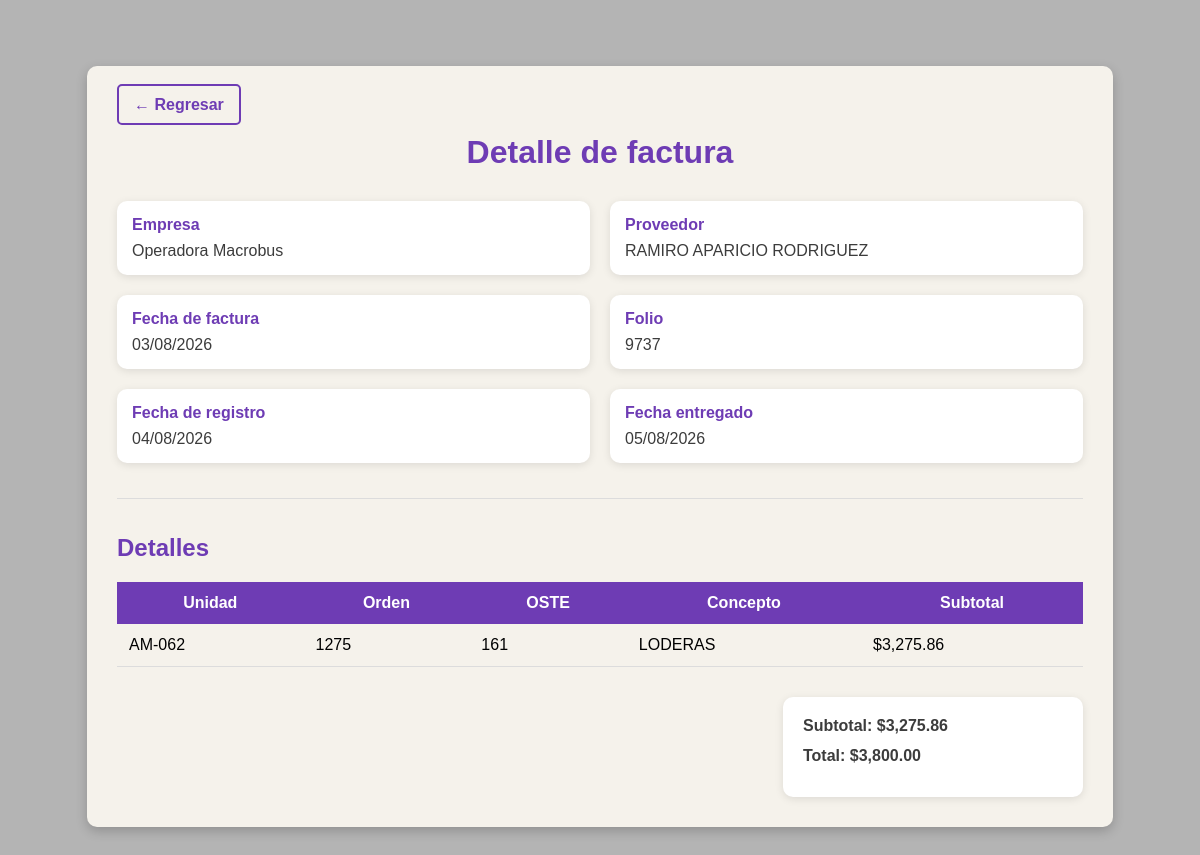
Screenshot of /factura_detalle.php?id=370 (signed in) with the database file from the repository.
### tables this page shows
CREATE TABLE `factura` (
  `id` int(11) NOT NULL,
  `id_empresa` int(11) NOT NULL,
  `id_provedor` int(11) NOT NULL,
  `folio` varchar(20) NOT NULL,
  `fecha` date NOT NULL,
  `total` decimal(10,2) NOT NULL,
  `estado` int(11) NOT NULL DEFAULT 0,
  `fecha_registro` date NOT NULL,
  `fecha_entregado` date DEFAULT NULL
);

CREATE TABLE `empresa` (
  `id` int(11) NOT NULL,
  `nombre` varchar(255) NOT NULL,
  `eliminado` int(1) NOT NULL DEFAULT 0
);

CREATE TABLE `provedores` (
  `id` int(11) NOT NULL,
  `nombre` varchar(255) NOT NULL,
  `irs` int(11) NOT NULL DEFAULT 0,
  `eliminado` int(1) NOT NULL DEFAULT 0
);

CREATE TABLE `detalle_factura` (
  `id` int(11) NOT NULL,
  `concepto` varchar(255) NOT NULL,
  `subtotal` decimal(10,2) NOT NULL,
  `id_autobus` int(11) DEFAULT NULL,
  `id_factura` int(11) NOT NULL,
  `oste` varchar(20) DEFAULT NULL,
  `orden` varchar(20) DEFAULT NULL
);

CREATE TABLE `autobus` (
  `id` int(11) NOT NULL,
  `unidad` varchar(255) NOT NULL,
  `id_empresa` int(11) NOT NULL,
  `eliminado` int(1) NOT NULL DEFAULT 0
);

### factura_detalle.php (the view, shortened to what this page needs)
<?php
$con = conecta();
$id = isset($_GET['id']) ? intval($_GET['id']) : 0;
$sql = "SELECT
            f.*,
            e.nombre AS empresa,
            p.nombre AS proveedor
        FROM factura f
        INNER JOIN empresa e ON f.id_empresa = e.id
        INNER JOIN provedores p ON f.id_provedor = p.id
        WHERE f.id = $id";
$res = $con->query($sql);
$factura = $res->fetch_assoc();
$sql = "SELECT
            d.*,
            a.unidad
        FROM detalle_factura d
        LEFT JOIN autobus a ON d.id_autobus = a.id
        WHERE d.id_factura = $id
        ORDER BY d.id";
$resDetalles = $con->query($sql);
?>
<!DOCTYPE html>
<html lang="es">
<head>
    <link rel="stylesheet" href="css/factura_detalle.css">
</head>
<body>
<div class="contenedor">
    <div class="barra">
        <a href="facturas.php" class="btnRegresar">← Regresar</a>
    </div>
    <h1>Detalle de factura</h1>
    <div class="info">
        <div class="campo">
            <label>Empresa</label>
            <span><?= htmlspecialchars($factura['empresa']) ?></span>
        </div>
        <div class="campo">
            <label>Proveedor</label>
            <span><?= htmlspecialchars($factura['proveedor']) ?></span>
        </div>
        <div class="campo">
            <label>Fecha de factura</label>
            <span><?= date('d/m/Y', strtotime($factura['fecha'])) ?></span>
        </div>
        <div class="campo">
            <label>Folio</label>
            <span><?= htmlspecialchars($factura['folio']) ?></span>
        </div>
        <div class="campo">
            <label>Fecha de registro</label>
            <span><?= date('d/m/Y', strtotime($factura['fecha_registro'])) ?></span>
        </div>
        <div class="campo">
            <label>Fecha entregado</label>
            <span>
                <?php
                if(
                    $factura['fecha_entregado'] &&
                    $factura['fecha_entregado'] != '0000-00-00'
                ){
                    echo date('d/m/Y', strtotime($factura['fecha_entregado']));
                } else {
                    echo 'Pendiente';
                }
                ?>
            </span>
        </div>
    </div>
    <hr>
    <h2>Detalles</h2>
    <table>
        <thead>
            <tr>
                <th>Unidad</th>
                <th>Orden</th>
                <th>OSTE</th>
                <th>Concepto</th>
                <th>Subtotal</th>
            </tr>
        </thead>
        <tbody>
        <?php
        $subtotal = 0;
        while($d = $resDetalles->fetch_assoc()){
            $subtotal += $d['subtotal'];
        ?>
            <tr>
                <td>
                    <?= $d['unidad'] ? htmlspecialchars($d['unidad']) : '-----' ?>
                </td>
                <td><?= htmlspecialchars($d['orden']) ?></td>
                <td><?= htmlspecialchars($d['oste']) ?></td>
                <td><?= htmlspecialchars($d['concepto']) ?></td>
                <td>
                    $<?= number_format($d['subtotal'], 2) ?>
                </td>
            </tr>
        <?php } ?>
        </tbody>
    </table>
    <div class="totales">
        <p>
            Subtotal:
            <span>$<?= number_format($subtotal, 2) ?></span>
        </p>
        <p>
            Total:
            <span>$<?= number_format($factura['total'], 2) ?></span>
        </p>
    </div>
</div>
</body>
</html>

### css/factura_detalle.css (style rules this page uses)
* { margin: 0; padding: 0; box-sizing: border-box; font-family: Arial, Helvetica, sans-serif; }
body { background-color: rgb(180, 180, 180); min-height: 100vh; padding: 30px; margin: 3% 0; }
.contenedor { width: 90%; margin: auto; background-color: rgb(245, 242, 235); border-radius: 10px; padding: 30px; box-shadow: 0px 4px 12px rgba(0, 0, 0, .2); }
h1 { text-align: center; color: rgb(110, 60, 180); margin-bottom: 30px; }
h2 { color: rgb(110, 60, 180); margin-bottom: 20px; }
hr { margin: 35px 0; border: 0; border-top: 1px solid rgb(220, 220, 220); }
.info { display: grid; grid-template-columns: 1fr 1fr; gap: 20px; }
.campo { background-color: white; padding: 15px; border-radius: 10px; box-shadow: 0px 2px 8px rgba(0, 0, 0, .1); }
.campo label { display: block; margin-bottom: 8px; color: rgb(110, 60, 180); font-weight: bold; }
.campo span { color: rgb(60, 60, 60); }
table { width: 100%; border-collapse: collapse; margin-top: 20px; }
th { background-color: rgb(110, 60, 180); color: white; padding: 12px; font-weight: bold; }
td { padding: 12px; border-bottom: 1px solid rgb(220, 220, 220); }
.totales { width: 300px; margin-top: 30px; margin-left: auto; background-color: white; padding: 20px; border-radius: 10px; box-shadow: 0px 2px 8px rgba(0, 0, 0, .1); }
.totales p { margin-bottom: 12px; font-weight: bold; color: rgb(60, 60, 60); }
.barra { margin-bottom: 20px; }
.btnRegresar { text-decoration: none; color: rgb(110, 60, 180); border: 2px solid rgb(110, 60, 180); padding: 10px 15px; border-radius: 5px; font-weight: bold; transition: .2s; }

### rows the page displays
factura: id_empresa.nombre "Operadora Macrobus", id_provedor.nombre "RAMIRO APARICIO RODRIGUEZ", fecha "03/08/2026", folio "9737", fecha_registro "04/08/2026", fecha_entregado "05/08/2026", total "3,800.00"
detalle_factura: id_autobus.unidad "AM-062", orden "1275", oste "161", concepto "LODERAS", subtotal "3,275.86"

### other values shown
$subtotal "3,275.86"
